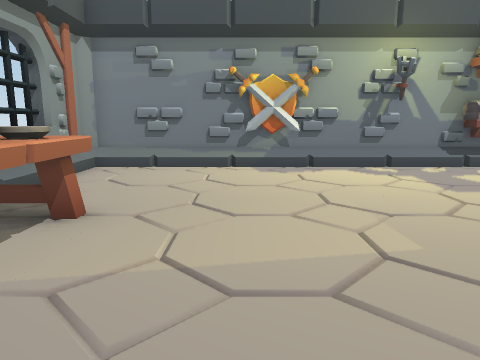
View 1 (above)

12 first-person views from a walk through a scene from a Unity 3-D project. The camera is 1.2 m above the floor, tilts 10° down and sees 70° across. The floor is counted in squares, 1 m on a side. Each view is taken from the middle of a square. On the plan, view 1 faces up. The plan holds only what a view shows up to about 14 squares ahead; the rest is blank.

View 2
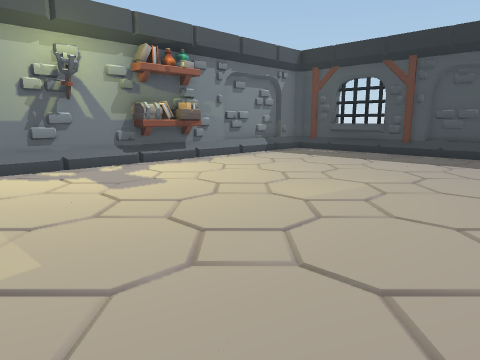

View 3
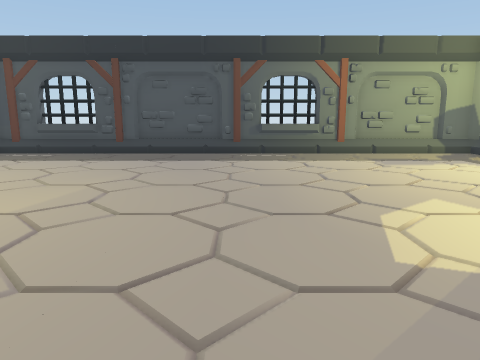

View 4
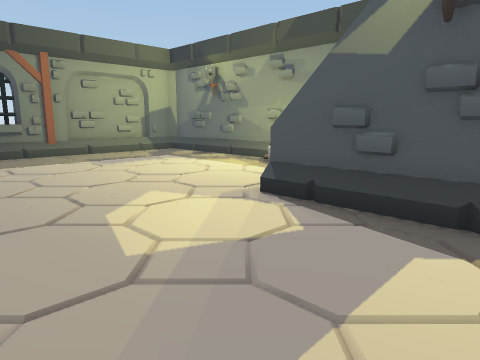

View 5
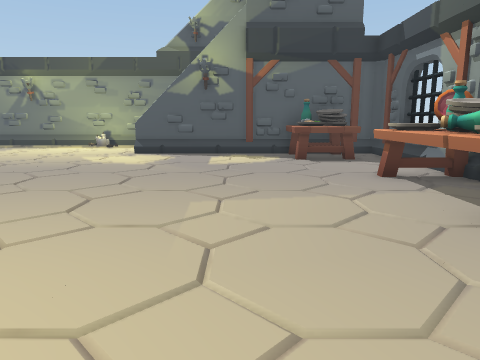

View 6
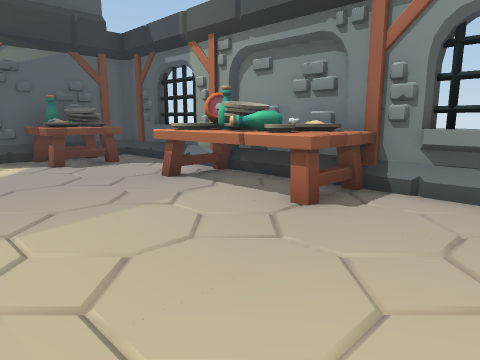

View 7
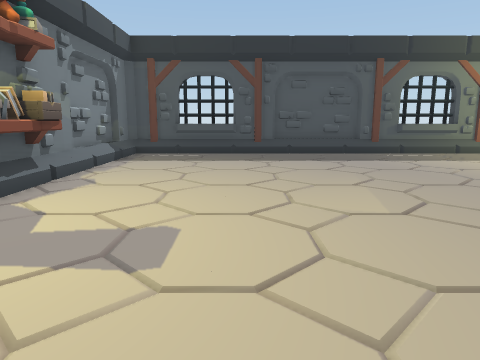

View 8
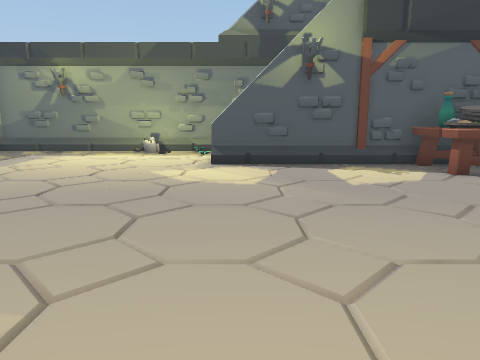

View 9
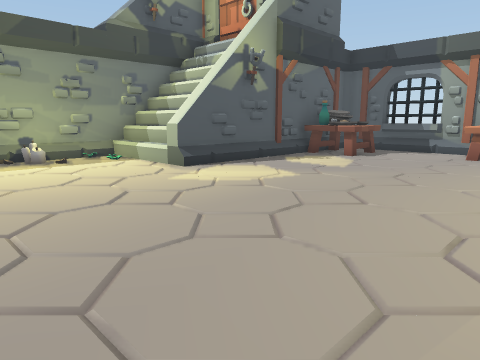

View 10
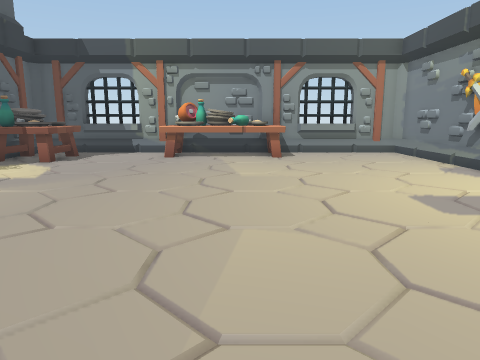

View 11
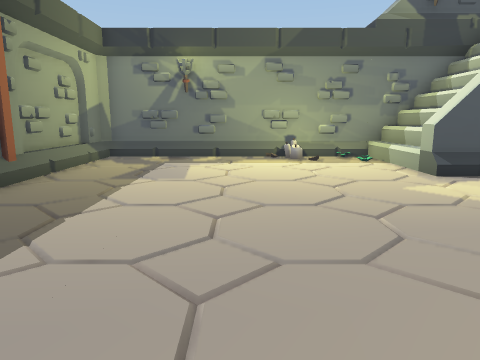

View 12
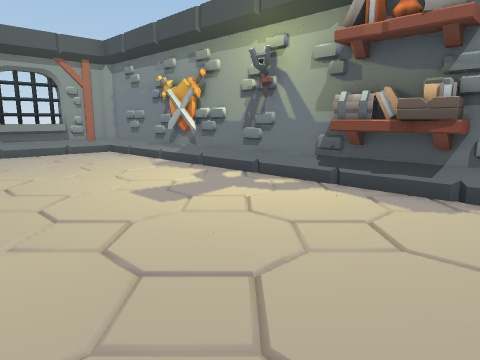

### Floor plan
Key: @ floor where view 1 was taken; # wall or solid block; . floor; / step, stairs or slope; = window, fence, low wall or low ledge; S shelf; T table.
Columns run from 4 left of view 1 to 14 right of it. Each row starts with its distance up from view 1.
 10           S
  9 ##########SS#######
  8 #..........S......#
  7 #................=#
  6 #................=#
  5 #.................#
  4 #TT...............#
  3 #TT...............#
  2 #TT...............#
  1 #TT...............#
  0 #...@.............#
 -1 #................=#
 -2 #.TT.............=#
 -3 #.TT..............#
 -4 #.TT..............#
 -5 #########/........#
 -6     ##////........#
 -7      #///  .......#
 -8      #######......#
 -9           #########

Positions as (right, up) in squares from view 1, and headings:
1: (0, 0), facing up
2: (1, 0), facing up-right
3: (1, 0), facing right
4: (1, 0), facing down-right
5: (1, 8), facing down
6: (2, 7), facing down-left
7: (1, 5), facing right
8: (4, 5), facing down
9: (10, 3), facing down-left
10: (9, 3), facing left
11: (9, 3), facing down
12: (9, 3), facing up-left
